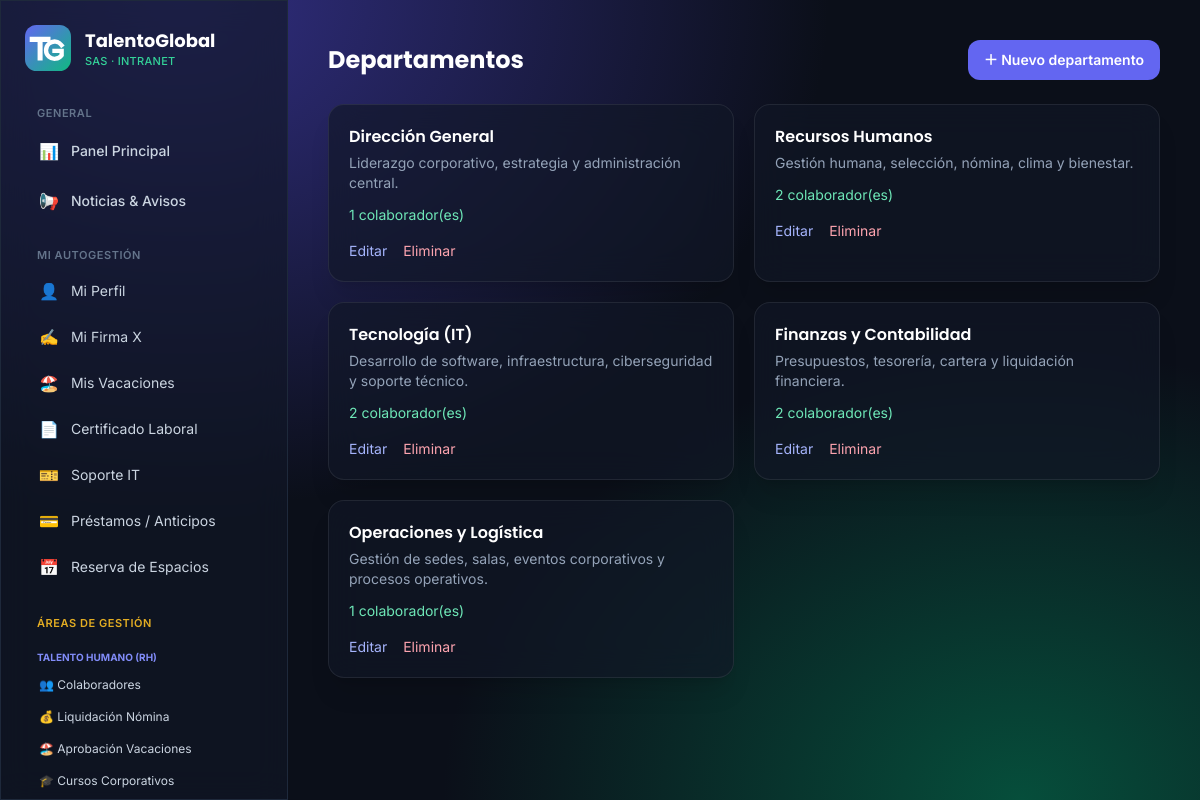
Page /departamentos/ (signed in) on the committed database.
### core/models.py (models this page shows, shortened)
class Departamento(models.Model):
    nombre = models.CharField(max_length=120, unique=True)
    descripcion = models.TextField("Descripción", blank=True)
    class Meta:
        ordering = ["nombre"]

### core/views.py (the view)
# urls.py: path("departamentos/", v.DepartamentoList.as_view(), name="departamento_list"),
class DepartamentoList(RolRequiredMixin, ListView):
    roles = (RH,)
    model = Departamento
    template_name = "core/departamento_list.html"
    context_object_name = "departamentos"
    def get_queryset(self):
        return Departamento.objects.annotate(n=Count("empleados"))

### core/context_processors.py (called while the page is built)
def empresa(request):
    u = request.user
    ctx = {"EMPRESA": settings.EMPRESA}
    if u.is_authenticated:
        ctx.update(
            es_admin=tiene_acceso(u, (RH,)),  # panel de RH
            es_it=tiene_acceso(u, (IT,)),
            es_fin=tiene_acceso(u, (FIN,)),
            es_ops=tiene_acceso(u, (OPS,)),
            es_lider=tiene_acceso(u, TODOS_LIDERES),
        )
    return ctx

### core/permissions.py (called while the page is built)
def rol_de(user):
    if not user.is_authenticated:
        return None
    if user.is_superuser:
        return Empleado.ROL_ADMIN
    emp = getattr(user, "empleado", None)
    if emp and emp.activo:
        return emp.rol
    return None

def tiene_acceso(user, roles):
    rol = rol_de(user)
    return rol == Empleado.ROL_ADMIN or (rol is not None and rol in roles)

    def dispatch(self, request, *args, **kwargs):
        if request.user.is_authenticated and not tiene_acceso(request.user, self.roles):
            raise PermissionDenied
        return super().dispatch(request, *args, **kwargs)

### templates/core/departamento_list.html (shortened to what this page needs)
{% extends "base.html" %}
{% block content %}
<div class="flex items-center justify-between mb-6">
  <h1 class="font-display text-2xl font-bold text-white">Departamentos</h1>
  <a href="{% url 'departamento_create' %}" class="rounded-xl bg-indigo-500 hover:bg-indigo-400 px-4 py-2.5 text-sm font-semibold text-white">＋ Nuevo departamento</a>
</div>
<div class="grid gap-5 md:grid-cols-2 xl:grid-cols-3">
  {% for d in departamentos %}
  <div class="glass rounded-2xl p-5 shadow-xl hover:-translate-y-1 transition">
    <h2 class="font-display font-semibold text-white">{{ d.nombre }}</h2>
    <p class="text-sm text-slate-400 mt-1">{{ d.descripcion|default:"Sin descripción" }}</p>
    <p class="text-sm mt-3 text-emerald-300">{{ d.n }} colaborador(es)</p>
    <div class="flex gap-4 mt-4 text-sm"><a class="text-indigo-300 hover:underline" href="{% url 'departamento_update' d.pk %}">Editar</a><a class="text-rose-300 hover:underline" href="{% url 'departamento_delete' d.pk %}">Eliminar</a></div>
  </div>
  {% empty %}<p class="text-slate-500">No hay departamentos registrados.</p>{% endfor %}
</div>
{% endblock %}

### templates/base.html (style rules this page uses)
body { background: radial-gradient(ellipse at 15% 0%, #312e81 0%, transparent 45%), radial-gradient(ellipse at 85% 100%, #064e3b 0%, transparent 40%), #0b0f19; background-attachment: fixed; }
.glass { background: rgba(17, 24, 39, 0.65); backdrop-filter: blur(16px); -webkit-backdrop-filter: blur(16px); border: 1px solid rgba(255, 255, 255, 0.08); }

### rows in the picture
Departamento: nombre "Dirección General", descripcion "Liderazgo corporativo, estrategia y administración central.", n "1"
Departamento: nombre "Recursos Humanos", descripcion "Gestión humana, selección, nómina, clima y bienestar.", n "2"
Departamento: nombre "Tecnología (IT)", descripcion "Desarrollo de software, infraestructura, ciberseguridad y soporte técnico.", n "2"
Departamento: nombre "Finanzas y Contabilidad", descripcion "Presupuestos, tesorería, cartera y liquidación financiera.", n "2"
Departamento: nombre "Operaciones y Logística", descripcion "Gestión de sedes, salas, eventos corporativos y procesos operativos.", n "1"
